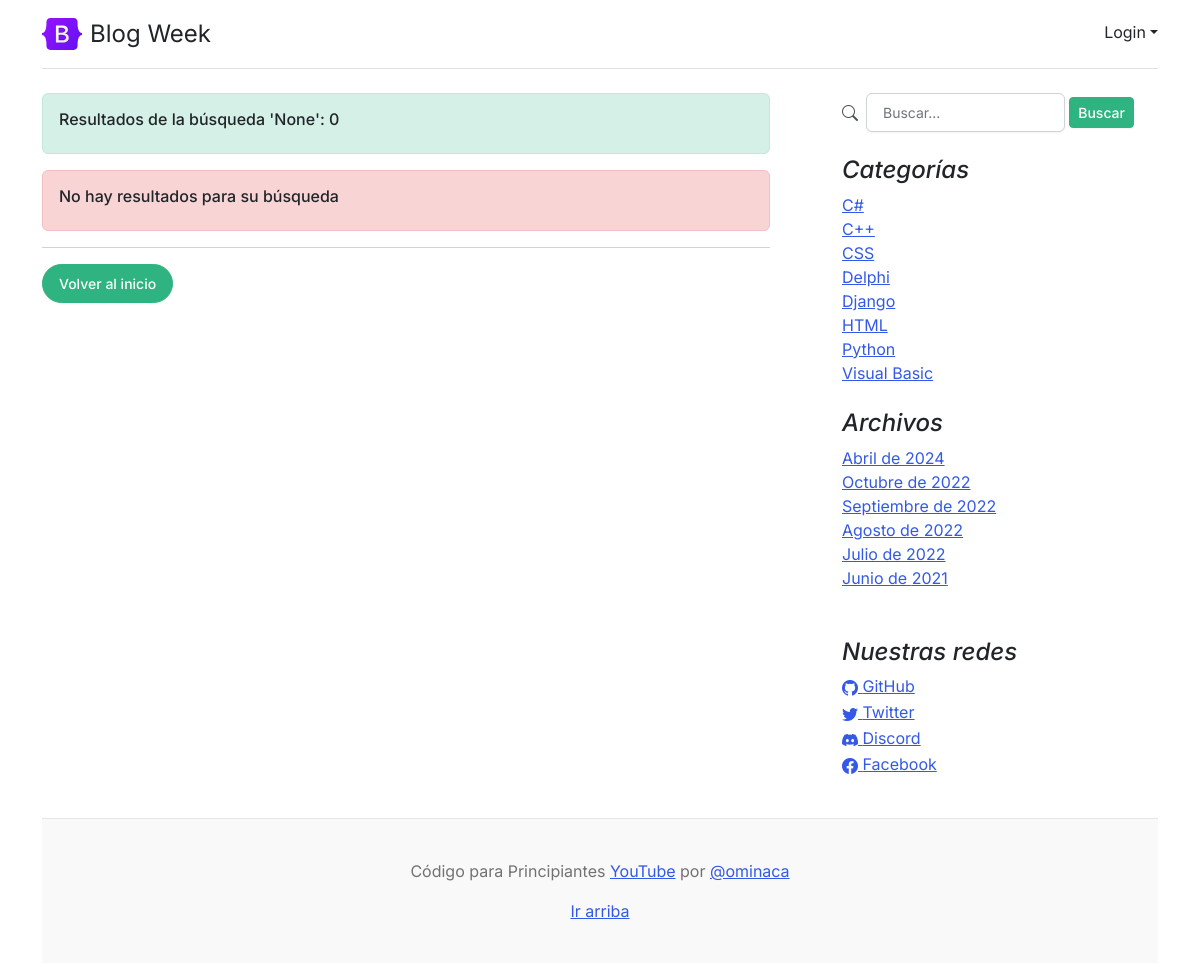
The app's page /search/ with its own data.
### core/models.py (models this page shows, shortened)
class Category (models.Model):
	name = models.CharField(max_length=200, unique=True, verbose_name='Nombre')
	active = models.BooleanField(default=True, verbose_name='Activo')
	created = models.DateTimeField(auto_now_add=True, verbose_name='Fecha de creación')
	updated = models.DateTimeField(auto_now=True, verbose_name='Fecha de modificación')
	class Meta:
		verbose_name = 'Categoría'
		verbose_name_plural = 'Categorías'
		ordering = ['name']

class Link(models.Model):
	key = models.CharField(max_length=100, verbose_name='Key Link')
	name = models.CharField(max_length=120, verbose_name='Red Social')
	url = models.URLField(max_length=350, blank=True, null=True, verbose_name='Enlace')
	icon = models.CharField(max_length=100, blank=True, null=True, verbose_name='Icono')
	created = models.DateTimeField(auto_now_add=True, verbose_name='Fecha de creación')
	updated = models.DateTimeField(auto_now=True, verbose_name='Fecha de modificación')
	class Meta:
		verbose_name = 'Red Social'
		verbose_name_plural = 'Redes Sociales'
		ordering = ['name']

### core/views.py (the view)
# urls.py: path('search/', search, name='search'),
def search(request):
    queryset=request.GET.get("search")
    if queryset:
        posts=Post.objects.filter(
            Q(title__icontains=queryset) |
            Q(excerpt__icontains=queryset) |
            Q(content__icontains=queryset),
            published=True,
        ).distinct()
    else:
        posts={}
    return render(request,'core/search.html',{'posts':posts,'queryset':queryset})

### core/processors.py (called while the page is built)
def ctx_dic_about(request):
	ctx_about = {}
	ctx_about['ABOUT'] = About.objects.latest('created')
	return ctx_about

def ctx_dic_category(request):
	ctx_category = {}
	ctx_category['categories'] = Category.objects.filter(active=True)
	return ctx_category

def ctx_dic_history(request):
	ctx_history = {}
	ctx_history['dates'] = Post.objects.dates('created', 'month', order='DESC').distinct()
	return ctx_history

def ctx_dic_link(request):
	ctx_link = {}
	links = Link.objects.all()
	for link in links:
		ctx_link[link.key] = {'url':link.url, 'icon':link.icon}
	return ctx_link

### templates/core/search.html
{% extends 'core/base.html' %}
{% load static %}
{% block content %}
<div class="alert alert-success" role="alert">
    <h6>Resultados de la búsqueda '{{queryset}}': {{posts|length}}</h6>
</div>
{% if queryset and posts %}
    {% for post in posts %}
        <div class="card mb-3">
            <div class="row g-0">
                <div class="col-md-5">
                <img src="{{post.image.url}}" class="img-fluid rounded-start" alt="...">
                </div>
                <div class="col-md-7">
                <div class="card-body">
                    <a href={% url 'category' %}?cat={{post.category.id}}>{{ post.category }}</a>
                    <h4 class="mb-0">{{post.title}}</h4>
                    <p class="blog-post-meta mb-1">{{ post.created|date:"d/m/Y. H:i" }}, por <a href={% url 'author' %}?aut={{post.author.id}}>{{ post.author }}</a></p>
                    <p class="card-text mb-auto">{{post.excerpt}}</p>
                    <p class="card-text"><small class="text-muted"><a href="{%url 'post' post.id %}">Seguir leyendo...</a></small></p>
                </div>
                </div>
            </div>
            </div>
    {% endfor %}
{% else %}
    <div class="my-3 alert alert-danger" role="danger">
        <h6>No hay resultados para su búsqueda</h6>
    </div>
{% endif %}
<hr>
{% if request.path != '/' %}
<div class="my-3">
    <a class="btn btn-success rounded-pill" href="{% url 'home' %}">Volver al inicio</a>
</div>
{%endif%}
{% endblock %}

### templates/core/base.html (shortened to what this page needs)
<!doctype html>
<html lang="es">
<head>
    <link rel="stylesheet" href="https://cdn.jsdelivr.net/npm/bootstrap-icons@1.9.1/font/bootstrap-icons.css">
    {% load static %}
    <link href={% static 'core/css/bootstrap.min.css' %} rel="stylesheet">
    <link href={% static 'core/css/blog.css' %} rel="stylesheet">
</head>
<body>
  <div class="container">
    <header class="d-flex flex-wrap justify-content-center py-3 mb-4 border-bottom">
      <a href="/admin/" class="d-flex align-items-center mb-3 mb-md-0 me-md-auto text-dark text-decoration-none">
        <img class="bi me-2" width="40" height="32" src={% static 'core/img/bootstrap-logo.svg' %}>
        <span class="fs-4">Blog Week</span>
      </a>
      <div class="dropdown text-end ms-5 mt-1">
        <a href="#" class="d-block link-dark text-decoration-none dropdown-toggle" id="dropdownUser1" data-bs-toggle="dropdown" aria-expanded="false">
            {% if user.is_authenticated  %}Bienvenid@ {{user.username}}{% else %}Login{% endif %}</a>
      </div>
    </header>
    <main class="mt-2">
      <section class="row g-5">
        <div class="col-md-8">
            {% block content %} {% endblock %}
        </div>
        <aside class="col-md-4">
          <div class="position-sticky" style="top: 2rem;">
            <div class="pt-0 px-4">
              <div class="mb-4">
                <div class="row">
                  <div class="col-md-12 search">
                    <form action="{% url 'search' %}" method="GET">
                        <div id="">
                          <div class="col-md-12 card-body d-flex align-items-center gap-1">
                            <i class="bi bi-search me-1"></i>
                            <input type="text" class="form-control" placeholder="Buscar..." name="search" value = "{{ request.GET.search }}">
                            <button type="submit" class="btn btn-sm btn-success">Buscar</button>
                          </div>
                        </div>
                    </form>
                  </div>
                </div>
              </div>
              <h4 class="fst-italic">Categorías</h4>
              <ol class="list-unstyled mb-0">
                {% for item in categories %}
                  <li><a href={% url 'category' %}?cat={{item.id}}>{{ item.name }}</a></li>
                {% endfor %}
              </ol>
            </div>
            <div class="p-4">
              <h4 class="fst-italic">Archivos</h4>
              <ol class="list-unstyled mb-0">
                {% for item in dates %}
                  <li>
                    {% if item.month == 4 %}<a href={% url 'dates' item.month item.year %}>Abril de {{ item.year }}</a>{% endif %}
                    {% if item.month == 6 %}<a href={% url 'dates' item.month item.year %}>Junio de {{ item.year }}</a>{% endif %}
                    {% if item.month == 7 %}<a href={% url 'dates' item.month item.year %}>Julio de {{ item.year }}</a>{% endif %}
                    {% if item.month == 8 %}<a href={% url 'dates' item.month item.year %}>Agosto de {{ item.year }}</a>{% endif %}
                    {% if item.month == 9 %}<a href={% url 'dates' item.month item.year %}>Septiembre de {{ item.year }}</a>{% endif %}
                    {% if item.month == 10 %}<a href={% url 'dates' item.month item.year %}>Octubre de {{ item.year }}</a>{% endif %}
                  </li>
                {% endfor %}
              </ol>
            </div>
            <div class="p-4">
              <h4 class="fst-italic">Nuestras redes</h4>
              <ol class="list-unstyled">
                {% if LINK_GITHUB.url %}
                  <li><a href={{ LINK_GITHUB.url }}><i class="{{ LINK_GITHUB.icon }}"></i> GitHub</a></li>
                {% endif %}
                {% if LINK_TWITTER.url %}
                  <li><a href={{ LINK_TWITTER.url }}><i class="{{ LINK_TWITTER.icon }}"></i> Twitter</a></li>
                {% endif %}
                {% if LINK_DISCORD.url %}
                  <li><a href={{ LINK_DISCORD.url }}><i class="{{ LINK_DISCORD.icon }}"></i> Discord</a></li>
                {% endif %}
                {% if LINK_FACEBOOK.url %}
                  <li><a href={{ LINK_FACEBOOK.url }}><i class="{{ LINK_FACEBOOK.icon }}"></i> Facebook</a></li>
                {% endif %}
              </ol>
            </div>
          </div>
        </aside>
      </section>
    </main>
    <footer class="blog-footer">
      <p>Código para Principiantes <a href="https://www.youtube.com/channel/UCojloc55DB6zD6zB7-kTWWQ">YouTube</a> por <a href="https://twitter.com/ominaca">@ominaca</a></p>
      <p>
        <a href="#">Ir arriba</a>
      </p>
    </footer>
  </div>
</body>
</html>

### core/static/core/css/blog.css (style rules this page uses)
.blog-footer { padding: 2.5rem 0; color: #727272; text-align: center; background-color: #f9f9f9; border-top: .05rem solid #e5e5e5; }
.blog-footer p:last-child { margin-bottom: 0; }
.bi { vertical-align: -.125em; fill: currentColor; }

### records on screen
Category: name "C#"
Category: name "C++"
Category: name "CSS"
Category: name "Delphi"
Category: name "Django"
Category: name "HTML"
Category: name "Python"
Category: name "Visual Basic"

### other values on screen
{{ queryset }} "None"
{{ posts|length }} "0"
{{ item.year }} "2024"
{{ item.year }} "2022"
{{ item.year }} "2021"
